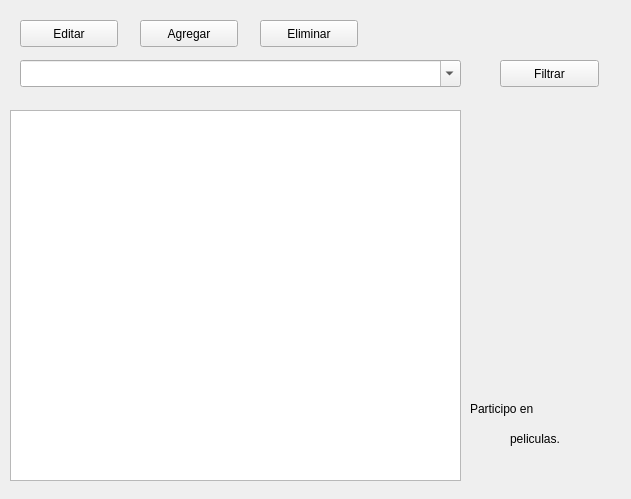
<?xml version="1.0" encoding="UTF-8"?>
<ui version="4.0">
 <class>Form</class>
 <widget class="QWidget" name="Form">
  <property name="geometry">
   <rect>
    <x>0</x>
    <y>0</y>
    <width>631</width>
    <height>499</height>
   </rect>
  </property>
  <property name="windowTitle">
   <string>Actores</string>
  </property>
  <widget class="QPushButton" name="edit_actor">
   <property name="geometry">
    <rect>
     <x>20</x>
     <y>20</y>
     <width>98</width>
     <height>27</height>
    </rect>
   </property>
   <property name="text">
    <string>Editar</string>
   </property>
  </widget>
  <widget class="QPushButton" name="agre_actor">
   <property name="geometry">
    <rect>
     <x>140</x>
     <y>20</y>
     <width>98</width>
     <height>27</height>
    </rect>
   </property>
   <property name="text">
    <string>Agregar</string>
   </property>
  </widget>
  <widget class="QPushButton" name="elim_actor">
   <property name="geometry">
    <rect>
     <x>260</x>
     <y>20</y>
     <width>98</width>
     <height>27</height>
    </rect>
   </property>
   <property name="text">
    <string>Eliminar</string>
   </property>
  </widget>
  <widget class="QLabel" name="img_actor">
   <property name="geometry">
    <rect>
     <x>480</x>
     <y>150</y>
     <width>131</width>
     <height>211</height>
    </rect>
   </property>
   <property name="text">
    <string/>
   </property>
   <property name="scaledContents">
    <bool>true</bool>
   </property>
  </widget>
  <widget class="QTableView" name="tabla_actor">
   <property name="geometry">
    <rect>
     <x>10</x>
     <y>110</y>
     <width>451</width>
     <height>371</height>
    </rect>
   </property>
   <property name="selectionBehavior">
    <enum>QAbstractItemView::SelectRows</enum>
   </property>
  </widget>
  <widget class="QComboBox" name="filtro_box">
   <property name="enabled">
    <bool>true</bool>
   </property>
   <property name="geometry">
    <rect>
     <x>20</x>
     <y>60</y>
     <width>441</width>
     <height>27</height>
    </rect>
   </property>
   <property name="minimumSize">
    <size>
     <width>441</width>
     <height>27</height>
    </size>
   </property>
   <property name="editable">
    <bool>true</bool>
   </property>
  </widget>
  <widget class="QLabel" name="label">
   <property name="geometry">
    <rect>
     <x>470</x>
     <y>400</y>
     <width>91</width>
     <height>17</height>
    </rect>
   </property>
   <property name="text">
    <string>Participo en </string>
   </property>
  </widget>
  <widget class="QLabel" name="label_2">
   <property name="geometry">
    <rect>
     <x>510</x>
     <y>430</y>
     <width>81</width>
     <height>17</height>
    </rect>
   </property>
   <property name="text">
    <string>peliculas.</string>
   </property>
  </widget>
  <widget class="QLabel" name="numero_actuaciones">
   <property name="geometry">
    <rect>
     <x>570</x>
     <y>400</y>
     <width>41</width>
     <height>20</height>
    </rect>
   </property>
   <property name="text">
    <string/>
   </property>
  </widget>
  <widget class="QPushButton" name="boton_filtrar">
   <property name="geometry">
    <rect>
     <x>500</x>
     <y>60</y>
     <width>99</width>
     <height>27</height>
    </rect>
   </property>
   <property name="text">
    <string>Filtrar</string>
   </property>
  </widget>
 </widget>
 <resources/>
 <connections/>
</ui>
